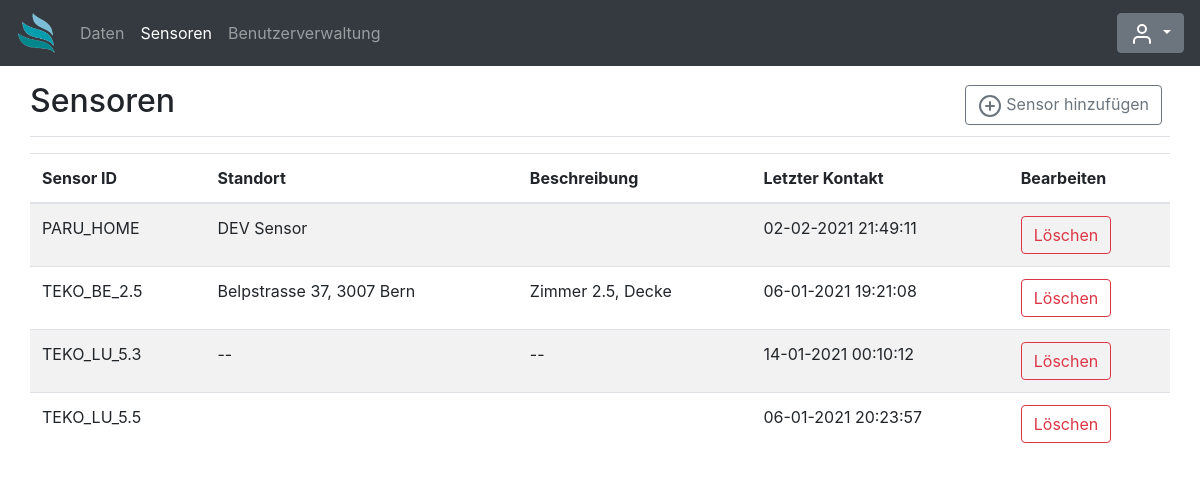
Page /sensors (signed in) on the earlier database version.
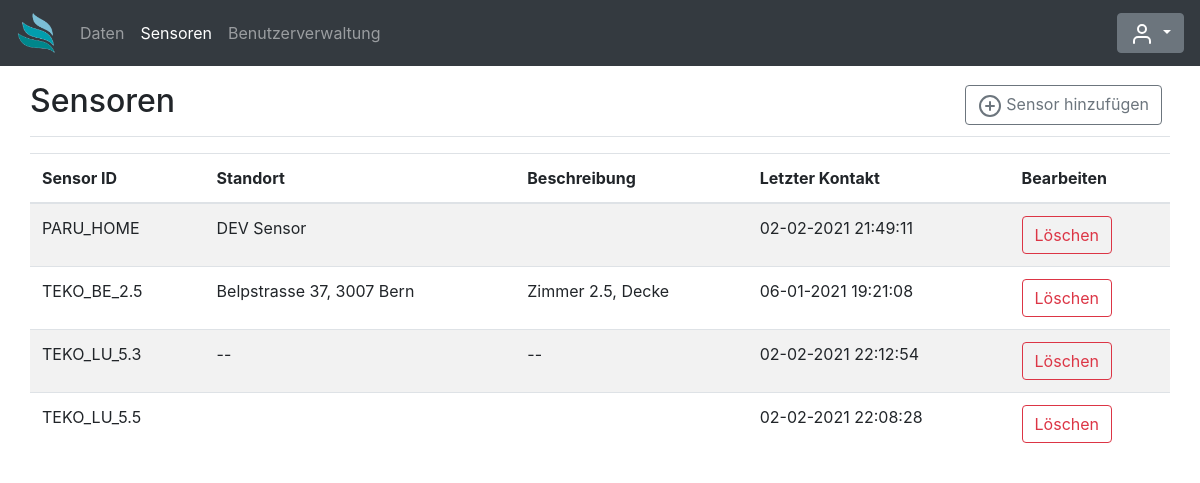
Same page on the later database version.
### app.py (models this page shows)
class dbSensors(db.Model):
    id = db.Column(db.Integer, primary_key=True)
    sensorid = db.Column(db.String(10), nullable=False)
    sensorsecret = db.Column(db.String(10), nullable=False)
    sensordata = db.relationship('dbSenData', backref='sendata', lazy=True)
    lastseen = db.Column(db.String(20))
    location = db.Column(db.String(50))
    description = db.Column(db.Text)

### app.py (the view)
@app.route('/sensors', methods=['GET'])
@login_required
def sensors():
    return render_template('sensors.html', sensors=dbSensors.query.order_by(dbSensors.sensorid.asc()))

### app.py (called while the page is built)
@login_manager.user_loader
def load_user(user_id):
    return dbUsers.query.get(int(user_id))

### templates/sensors.html (shortened to what this page needs)
{% extends 'base.html' %}
{% block body %}
{% set error = request.args.get('error') %}
<div class="container-fluid">
    <main role="main" class="col-md">
        <div
            class="d-flex justify-content-between flex-wrap flex-md-nowrap align-items-center pt-3 pb-2 mb-3 border-bottom">
            <h1 class="h2">Sensoren</h1>
            <div class="btn-toolbar mb-2 mb-md-0">
                <div class="btn-group mr-2">
                    <button type="button" class="btn btn btn-outline-secondary" data-toggle="modal"
                        data-target="#addSensor">
                        <span data-feather="plus-circle"></span>
                        Sensor hinzufügen
                    </button>
                </div>
            </div>
        </div>
        <div class="table-responsive">
            <table class="table table-striped table">
                <thead>
                    <tr>
                        <th>Sensor ID</th>
                        <th>Standort</th>
                        <th>Beschreibung</th>
                        <th>Letzter Kontakt</th>
                        <th>Bearbeiten</th>
                    </tr>
                </thead>
                <tbody>
                    {% for x in sensors %}
                    <tr>
                        <td>{{ x.sensorid }}</td>
                        <td>{{ x.location }}</td>
                        <td>{{ x.description}}</td>
                        <td>{{ x.lastseen }}</td>
                        <td>
                            <button type="button" class="btn btn-outline-danger" data-toggle="modal"
                                data-target="#deleteSensor" sensorid="{{ x.sensorid }}">
                                Löschen
                            </button>
                        </td>
                    </tr>
                    {% endfor %}
                </tbody>
            </table>
        </div>
    </main>
</div>
{% endblock %}

### templates/base.html (shortened to what this page needs)
<!DOCTYPE html>
<html lang="de">
<head>
    <link rel="stylesheet" href="https://cdn.jsdelivr.net/npm/bootstrap@4.5.3/dist/css/bootstrap.min.css"
>
</head>
<body class="example">
    <nav class="navbar navbar-expand navbar-dark bg-dark ">
        <a class="navbar-brand" href="/">
            <img src="{{url_for('static', filename='Logo_trans.png')}}" width="40" height="40" />
        </a>
        <div class="collapse navbar-collapse" id="navbarsExample02">
            <ul class="navbar-nav mr-auto">
                <li class="nav-item {% if url_for(request.endpoint)=='/' %} active {%endif%}">
                    <a class="nav-link" href="/">Daten</a>
                </li>
                {% if current_user.is_authenticated %}
                <li class="nav-item {% if url_for(request.endpoint)=='/sensors' %} active {%endif%}">
                    <a class="nav-link" href="/sensors">Sensoren</a>
                </li>
                <li class="nav-item {% if url_for(request.endpoint)=='/admin' %} active {%endif%}">
                    <a class="nav-link" href="/admin">Benutzerverwaltung</a>
                </li>
                {% endif %}
            </ul>
            {% if current_user.is_authenticated %}
            <div class="dropdown">
                <button class="btn btn-secondary dropdown-toggle" type="button" id="dropdownMenuButton"
                    data-toggle="dropdown" aria-haspopup="true" aria-expanded="false">
                    <span data-feather="user"></span>
                </button>
            </div>
            {% else %}
            <button type="button" class="btn btn-info" data-toggle="modal" data-target="#loginModal">Login</button>
            {% endif %}
        </div>
    </nav>
    {% block body %} {% endblock %}
</body>
</html>

Differences in the rows shown:
changed dbSensors "TEKO_LU_5.3": lastseen "14-01-2021 00:10:12" → "02-02-2021 22:12:54"
changed dbSensors "TEKO_LU_5.5": lastseen "06-01-2021 20:23:57" → "02-02-2021 22:08:28"
